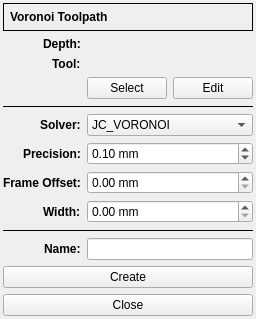
<?xml version="1.0" encoding="UTF-8"?>
<ui version="4.0">
 <class>VoronoiForm</class>
 <widget class="QWidget" name="VoronoiForm">
  <property name="geometry">
   <rect>
    <x>0</x>
    <y>0</y>
    <width>238</width>
    <height>308</height>
   </rect>
  </property>
  <property name="windowTitle">
   <string>Form</string>
  </property>
  <layout class="QFormLayout" name="formLayout_2">
   <property name="labelAlignment">
    <set>Qt::AlignRight|Qt::AlignTrailing|Qt::AlignVCenter</set>
   </property>
   <property name="leftMargin">
    <number>3</number>
   </property>
   <property name="topMargin">
    <number>3</number>
   </property>
   <property name="rightMargin">
    <number>3</number>
   </property>
   <property name="bottomMargin">
    <number>3</number>
   </property>
   <item row="0" column="0" colspan="2">
    <widget class="QFrame" name="frame">
     <property name="sizePolicy">
      <sizepolicy hsizetype="Preferred" vsizetype="Fixed">
       <horstretch>0</horstretch>
       <verstretch>0</verstretch>
      </sizepolicy>
     </property>
     <property name="frameShape">
      <enum>QFrame::Box</enum>
     </property>
     <property name="frameShadow">
      <enum>QFrame::Plain</enum>
     </property>
     <layout class="QVBoxLayout" name="verticalLayout_2">
      <property name="leftMargin">
       <number>6</number>
      </property>
      <property name="topMargin">
       <number>6</number>
      </property>
      <property name="rightMargin">
       <number>6</number>
      </property>
      <property name="bottomMargin">
       <number>6</number>
      </property>
      <item>
       <widget class="QLabel" name="label">
        <property name="font">
         <font>
          <weight>75</weight>
          <bold>true</bold>
         </font>
        </property>
        <property name="text">
         <string>Voronoi Toolpath</string>
        </property>
       </widget>
      </item>
     </layout>
    </widget>
   </item>
   <item row="1" column="0">
    <widget class="QLabel" name="label_2">
     <property name="font">
      <font>
       <weight>75</weight>
       <bold>true</bold>
      </font>
     </property>
     <property name="text">
      <string>Depth:</string>
     </property>
    </widget>
   </item>
   <item row="2" column="0">
    <widget class="QLabel" name="label_3">
     <property name="font">
      <font>
       <weight>75</weight>
       <bold>true</bold>
      </font>
     </property>
     <property name="text">
      <string>Tool:</string>
     </property>
    </widget>
   </item>
   <item row="1" column="1">
    <widget class="DepthForm" name="dsbxDepth" native="true"/>
   </item>
   <item row="2" column="1">
    <widget class="QLabel" name="lblToolName">
     <property name="frameShape">
      <enum>QFrame::NoFrame</enum>
     </property>
     <property name="text">
      <string/>
     </property>
    </widget>
   </item>
   <item row="3" column="1">
    <layout class="QHBoxLayout" name="horizontalLayout">
     <item>
      <widget class="QPushButton" name="pbSelect">
       <property name="text">
        <string>Select</string>
       </property>
      </widget>
     </item>
     <item>
      <widget class="QPushButton" name="pbEdit">
       <property name="text">
        <string>Edit</string>
       </property>
      </widget>
     </item>
    </layout>
   </item>
   <item row="4" column="0" colspan="2">
    <widget class="Line" name="line">
     <property name="frameShadow">
      <enum>QFrame::Plain</enum>
     </property>
     <property name="orientation">
      <enum>Qt::Horizontal</enum>
     </property>
    </widget>
   </item>
   <item row="6" column="0">
    <widget class="QLabel" name="label_4">
     <property name="font">
      <font>
       <weight>75</weight>
       <bold>true</bold>
      </font>
     </property>
     <property name="text">
      <string>Precision:</string>
     </property>
    </widget>
   </item>
   <item row="8" column="0">
    <widget class="QLabel" name="label_5">
     <property name="font">
      <font>
       <weight>75</weight>
       <bold>true</bold>
      </font>
     </property>
     <property name="text">
      <string>Width:</string>
     </property>
    </widget>
   </item>
   <item row="6" column="1">
    <widget class="DoubleSpinBox" name="dsbxPrecision">
     <property name="suffix">
      <string> mm</string>
     </property>
     <property name="decimals">
      <number>2</number>
     </property>
     <property name="minimum">
      <double>0.010000000000000</double>
     </property>
     <property name="maximum">
      <double>1.000000000000000</double>
     </property>
     <property name="singleStep">
      <double>0.010000000000000</double>
     </property>
     <property name="value">
      <double>0.100000000000000</double>
     </property>
    </widget>
   </item>
   <item row="8" column="1">
    <widget class="DoubleSpinBox" name="dsbxWidth">
     <property name="suffix">
      <string> mm</string>
     </property>
     <property name="maximum">
      <double>10.000000000000000</double>
     </property>
     <property name="singleStep">
      <double>0.100000000000000</double>
     </property>
    </widget>
   </item>
   <item row="10" column="0">
    <widget class="QLabel" name="label_6">
     <property name="font">
      <font>
       <weight>75</weight>
       <bold>true</bold>
      </font>
     </property>
     <property name="text">
      <string>Name:</string>
     </property>
    </widget>
   </item>
   <item row="9" column="0" colspan="2">
    <widget class="Line" name="line_2">
     <property name="frameShadow">
      <enum>QFrame::Plain</enum>
     </property>
     <property name="orientation">
      <enum>Qt::Horizontal</enum>
     </property>
    </widget>
   </item>
   <item row="10" column="1">
    <widget class="QLineEdit" name="leName"/>
   </item>
   <item row="12" column="0" colspan="2">
    <widget class="QPushButton" name="pbClose">
     <property name="text">
      <string>Close</string>
     </property>
    </widget>
   </item>
   <item row="11" column="0" colspan="2">
    <widget class="QPushButton" name="pbCreate">
     <property name="text">
      <string>Create</string>
     </property>
    </widget>
   </item>
   <item row="5" column="0">
    <widget class="QLabel" name="label_7">
     <property name="font">
      <font>
       <weight>75</weight>
       <bold>true</bold>
      </font>
     </property>
     <property name="text">
      <string>Solver:</string>
     </property>
    </widget>
   </item>
   <item row="5" column="1">
    <widget class="QComboBox" name="cbxSolver">
     <item>
      <property name="text">
       <string>JC_VORONOI</string>
      </property>
     </item>
     <item>
      <property name="text">
       <string>CGAL</string>
      </property>
     </item>
    </widget>
   </item>
   <item row="7" column="0">
    <widget class="QLabel" name="label_8">
     <property name="font">
      <font>
       <weight>75</weight>
       <bold>true</bold>
      </font>
     </property>
     <property name="text">
      <string>Frame Offset:</string>
     </property>
    </widget>
   </item>
   <item row="7" column="1">
    <widget class="DoubleSpinBox" name="dsbxOffset">
     <property name="suffix">
      <string> mm</string>
     </property>
     <property name="maximum">
      <double>10.000000000000000</double>
     </property>
     <property name="singleStep">
      <double>0.100000000000000</double>
     </property>
    </widget>
   </item>
  </layout>
 </widget>
 <customwidgets>
  <customwidget>
   <class>DoubleSpinBox</class>
   <extends>QDoubleSpinBox</extends>
   <header>doublespinbox.h</header>
  </customwidget>
  <customwidget>
   <class>DepthForm</class>
   <extends>QWidget</extends>
   <header>forms/depthform.h</header>
   <container>1</container>
  </customwidget>
 </customwidgets>
 <resources/>
 <connections/>
</ui>
